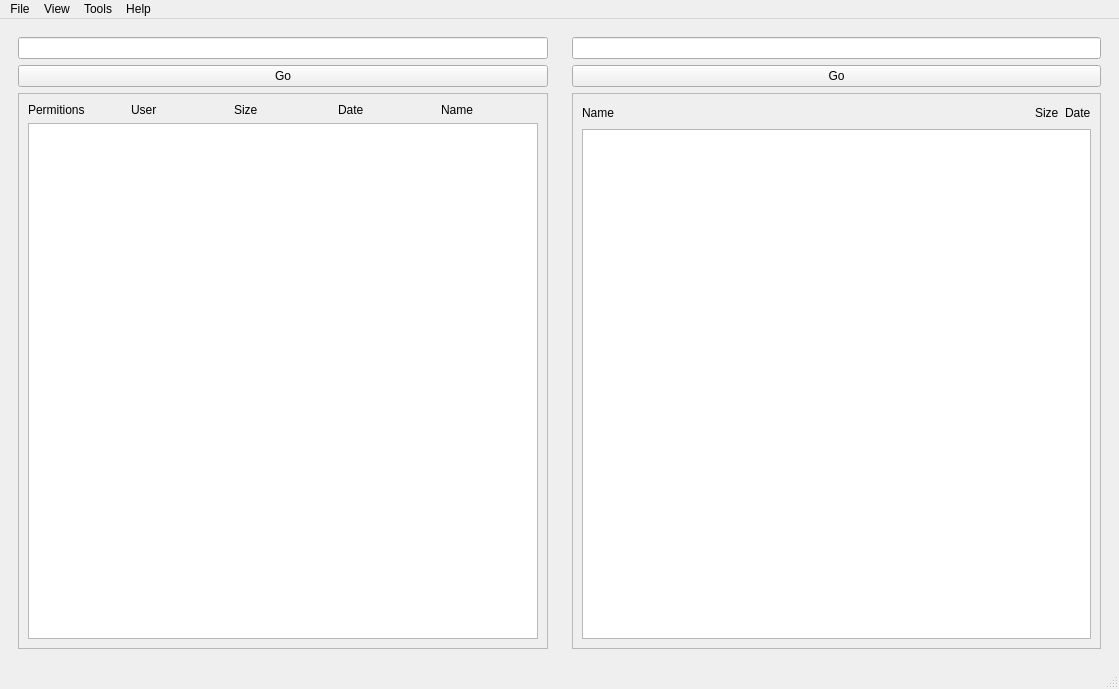
<?xml version="1.0" encoding="UTF-8"?>
<ui version="4.0">
 <class>MainWindow</class>
 <widget class="QMainWindow" name="MainWindow">
  <property name="geometry">
   <rect>
    <x>0</x>
    <y>0</y>
    <width>1119</width>
    <height>689</height>
   </rect>
  </property>
  <property name="windowTitle">
   <string>MainWindow</string>
  </property>
  <widget class="QWidget" name="centralwidget">
   <layout class="QVBoxLayout" name="verticalLayout">
    <item>
     <layout class="QHBoxLayout" name="horizontalLayout">
      <item>
       <widget class="QWidget" name="widgetLeft" native="true">
        <layout class="QVBoxLayout" name="verticalLayout_2">
         <item>
          <widget class="QLineEdit" name="pathL"/>
         </item>
         <item>
          <widget class="QPushButton" name="changePathL">
           <property name="text">
            <string>Go</string>
           </property>
          </widget>
         </item>
         <item>
          <widget class="QFrame" name="frameL">
           <property name="frameShape">
            <enum>QFrame::StyledPanel</enum>
           </property>
           <property name="frameShadow">
            <enum>QFrame::Raised</enum>
           </property>
           <layout class="QHBoxLayout" name="horizontalLayout_4">
            <item>
             <layout class="QVBoxLayout" name="verticalLayout_4">
              <item>
               <layout class="QHBoxLayout" name="horizontalLayout_2">
                <item>
                 <widget class="QLabel" name="label">
                  <property name="text">
                   <string>Permitions</string>
                  </property>
                 </widget>
                </item>
                <item>
                 <widget class="QLabel" name="label_2">
                  <property name="text">
                   <string>User</string>
                  </property>
                 </widget>
                </item>
                <item>
                 <widget class="QLabel" name="labelSizeL">
                  <property name="text">
                   <string>Size</string>
                  </property>
                 </widget>
                </item>
                <item>
                 <widget class="QLabel" name="labelDateL">
                  <property name="text">
                   <string>Date</string>
                  </property>
                 </widget>
                </item>
                <item>
                 <widget class="QLabel" name="labelNameL">
                  <property name="text">
                   <string>Name</string>
                  </property>
                 </widget>
                </item>
               </layout>
              </item>
              <item>
               <widget class="QListWidget" name="leftFiles"/>
              </item>
             </layout>
            </item>
           </layout>
          </widget>
         </item>
        </layout>
       </widget>
      </item>
      <item>
       <widget class="QWidget" name="widgetRight" native="true">
        <layout class="QVBoxLayout" name="verticalLayout_3">
         <item>
          <widget class="QLineEdit" name="pathR"/>
         </item>
         <item>
          <widget class="QPushButton" name="changePathR">
           <property name="text">
            <string>Go</string>
           </property>
          </widget>
         </item>
         <item>
          <widget class="QFrame" name="frameR">
           <property name="frameShape">
            <enum>QFrame::StyledPanel</enum>
           </property>
           <property name="frameShadow">
            <enum>QFrame::Raised</enum>
           </property>
           <layout class="QHBoxLayout" name="horizontalLayout_5">
            <item>
             <layout class="QVBoxLayout" name="verticalLayout_5">
              <item>
               <layout class="QHBoxLayout" name="horizontalLayout_3">
                <item>
                 <widget class="QLabel" name="labelNameR">
                  <property name="text">
                   <string>Name</string>
                  </property>
                 </widget>
                </item>
                <item>
                 <spacer name="horizontalSpacer_2">
                  <property name="orientation">
                   <enum>Qt::Horizontal</enum>
                  </property>
                  <property name="sizeHint" stdset="0">
                   <size>
                    <width>40</width>
                    <height>20</height>
                   </size>
                  </property>
                 </spacer>
                </item>
                <item>
                 <widget class="QLabel" name="labelSizeR">
                  <property name="text">
                   <string>Size</string>
                  </property>
                 </widget>
                </item>
                <item>
                 <widget class="QLabel" name="labelDateR">
                  <property name="text">
                   <string>Date</string>
                  </property>
                 </widget>
                </item>
               </layout>
              </item>
              <item>
               <widget class="QListWidget" name="rightFiles"/>
              </item>
             </layout>
            </item>
           </layout>
          </widget>
         </item>
        </layout>
       </widget>
      </item>
     </layout>
    </item>
   </layout>
  </widget>
  <widget class="QMenuBar" name="menubar">
   <property name="geometry">
    <rect>
     <x>0</x>
     <y>0</y>
     <width>1119</width>
     <height>23</height>
    </rect>
   </property>
   <widget class="QMenu" name="menuFile">
    <property name="title">
     <string>File</string>
    </property>
    <addaction name="actionRename"/>
    <addaction name="actionCopy"/>
    <addaction name="actionMove"/>
    <addaction name="actionDelete"/>
    <addaction name="actionChange_rights"/>
    <addaction name="separator"/>
    <addaction name="actionCat"/>
    <addaction name="actionCreate_file"/>
    <addaction name="actionEdit_file"/>
    <addaction name="actionInfo"/>
    <addaction name="separator"/>
    <addaction name="actionCreate_directory"/>
    <addaction name="actionCreate_link"/>
    <addaction name="actionWatch_zip"/>
   </widget>
   <widget class="QMenu" name="menuView">
    <property name="title">
     <string>View</string>
    </property>
   </widget>
   <widget class="QMenu" name="menuTools">
    <property name="title">
     <string>Tools</string>
    </property>
   </widget>
   <widget class="QMenu" name="menuHelp">
    <property name="title">
     <string>Help</string>
    </property>
   </widget>
   <addaction name="menuFile"/>
   <addaction name="menuView"/>
   <addaction name="menuTools"/>
   <addaction name="menuHelp"/>
  </widget>
  <widget class="QStatusBar" name="statusbar"/>
  <action name="actionRename">
   <property name="text">
    <string>Rename                    F1</string>
   </property>
  </action>
  <action name="actionMove">
   <property name="text">
    <string>Move                         F6</string>
   </property>
  </action>
  <action name="actionCat">
   <property name="text">
    <string>Open file                   F3</string>
   </property>
   <property name="statusTip">
    <string/>
   </property>
  </action>
  <action name="actionCreate_directory">
   <property name="text">
    <string>Create dir       Shift+F5</string>
   </property>
  </action>
  <action name="actionCreate_file">
   <property name="text">
    <string>Create file      Shift+F4</string>
   </property>
  </action>
  <action name="actionInfo">
   <property name="text">
    <string>Info</string>
   </property>
  </action>
  <action name="actionCreate_link">
   <property name="text">
    <string>Create link          Ctrl+L</string>
   </property>
  </action>
  <action name="actionChange_rights">
   <property name="text">
    <string>Change rights    Ctrl+C</string>
   </property>
  </action>
  <action name="actionEdit_file">
   <property name="text">
    <string>Edit file                      F4</string>
   </property>
  </action>
  <action name="actionCopy">
   <property name="text">
    <string>Copy                          F5</string>
   </property>
  </action>
  <action name="actionDelete">
   <property name="text">
    <string>Delete                        F8</string>
   </property>
  </action>
  <action name="actionWatch_zip">
   <property name="text">
    <string>Watch zip                  F2</string>
   </property>
  </action>
 </widget>
 <resources/>
 <connections/>
</ui>
